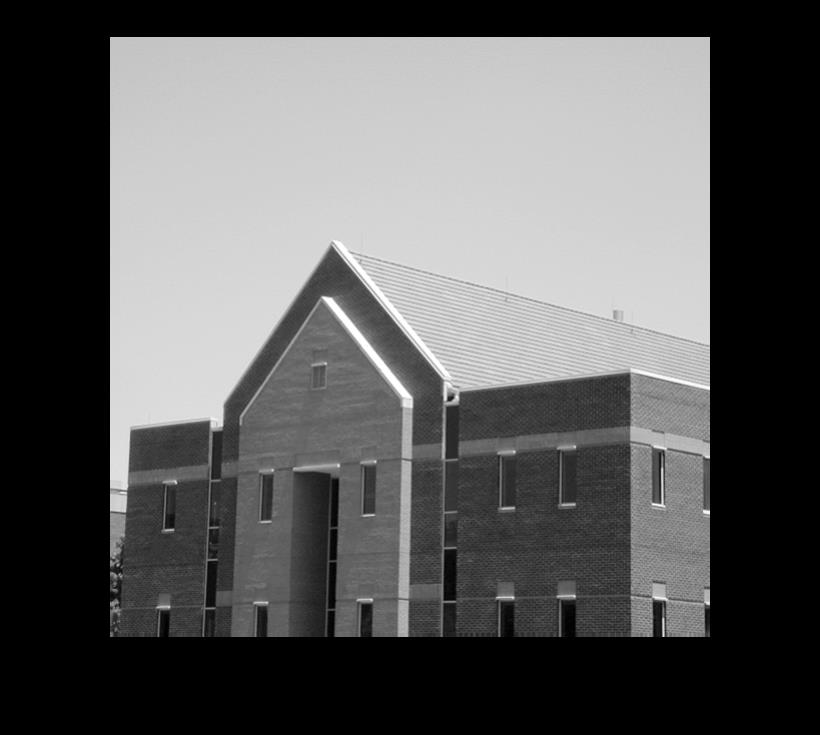
#> input picture Line Detection/Rest.jpg, 820 x 735 px
$ python Line_detection.py
#> lines starting #> are read from the running program, lines starting #| are printed output that depends on the picture
import cv2
import numpy as np
from skimage.exposure import rescale_intensity

image = cv2.imread('Rest.jpg')
#> image is the input picture: shape (735, 820, 3); min 0, max 255, mean 91.1
gray = cv2.cvtColor(image, cv2.COLOR_BGR2GRAY)
(iH, iW) = image.shape[:2]
#> iH = 735; iW = 820

Mask1= np.array((
	[-1,-1,-1],
	[2,2,2],
	[-1, -1, -1]), dtype="int")
Mask2 = np.array((
	[2,-1,-1],
	[-1,2,-1],
	[-1,-1,2]), dtype="int")

Mask3 = np.array((
	[-1,2,-1],
	[-1,2,-1],
	[-1,2,-1]), dtype="int")

Mask4 = np.array((
	[-1,-1,2],
	[-1,2,-1],
	[2,-1,-1]), dtype="int")


pad = 1
output = np.zeros((iH, iW), dtype="float32")
gray = cv2.copyMakeBorder(gray, pad, pad, pad, pad,
		cv2.BORDER_REPLICATE)
#> gray: shape (737, 822)

for y in np.arange(pad,iH+pad):
	for x in np.arange(pad,iW+pad):
		roi = gray[y - pad:y + pad + 1, x - pad:x + pad + 1]
		#print(roi.shape)
		k1 = (roi * Mask1).sum()
		k2 = (roi * Mask2).sum()
		k3 = (roi * Mask3).sum()
		k4 = (roi * Mask4).sum()
		k = max(k1,k2,k3,k4)
		output[y - pad, x - pad] = k
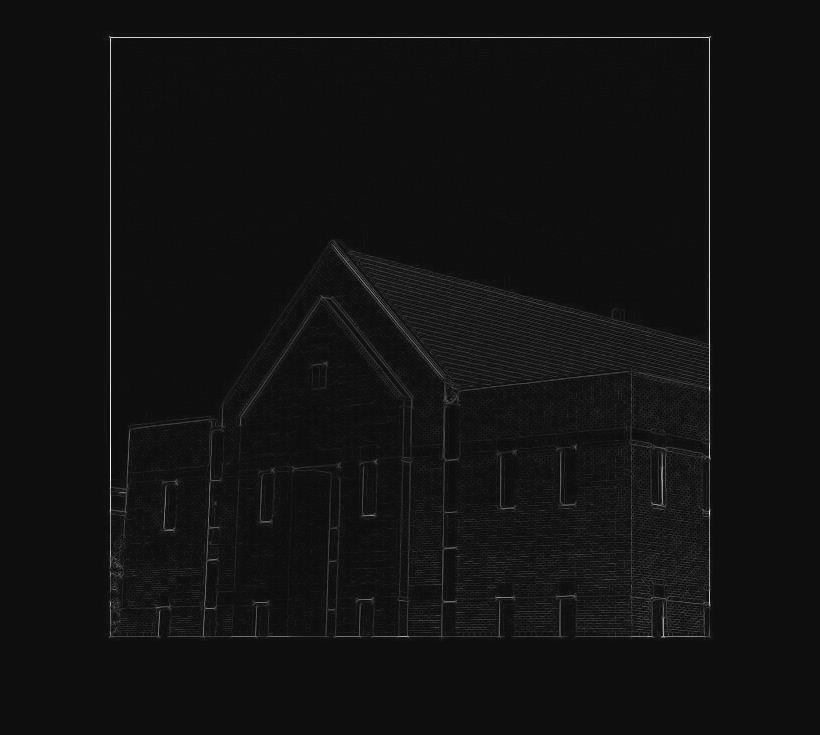
#> output: shape (735, 820) float32; min -44, max 730, mean 10.3; drawn with min black and max white

sdf = rescale_intensity(output, in_range=(0, 255))
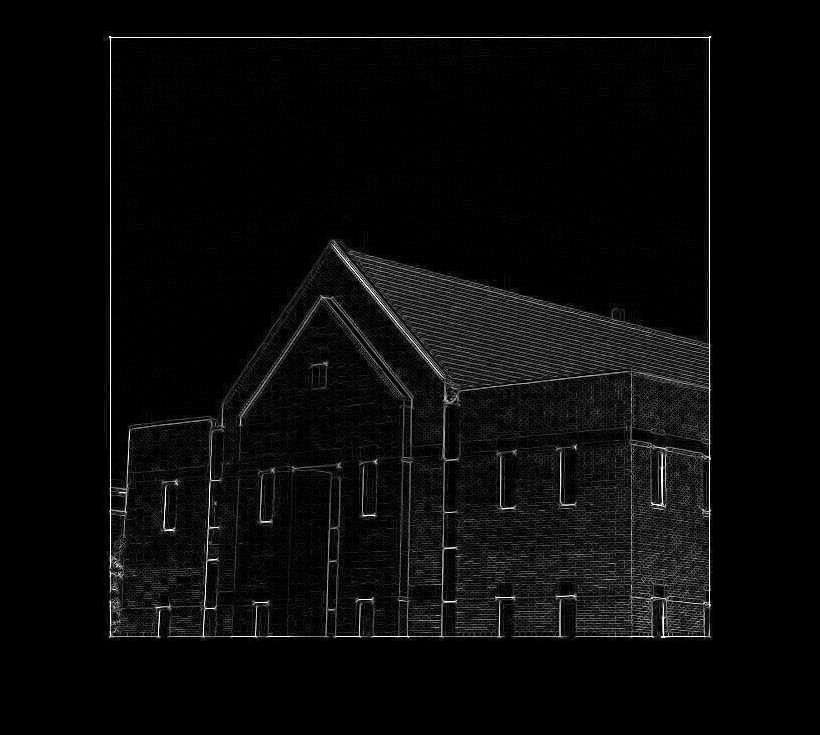
#> sdf: shape (735, 820) float32; min 0, max 1, mean 0.0369
sdf1 = (sdf * 255).astype("uint8")
#print(sdf1)
cv2.imshow("hello",sdf1)
cv2.waitKey(0)
